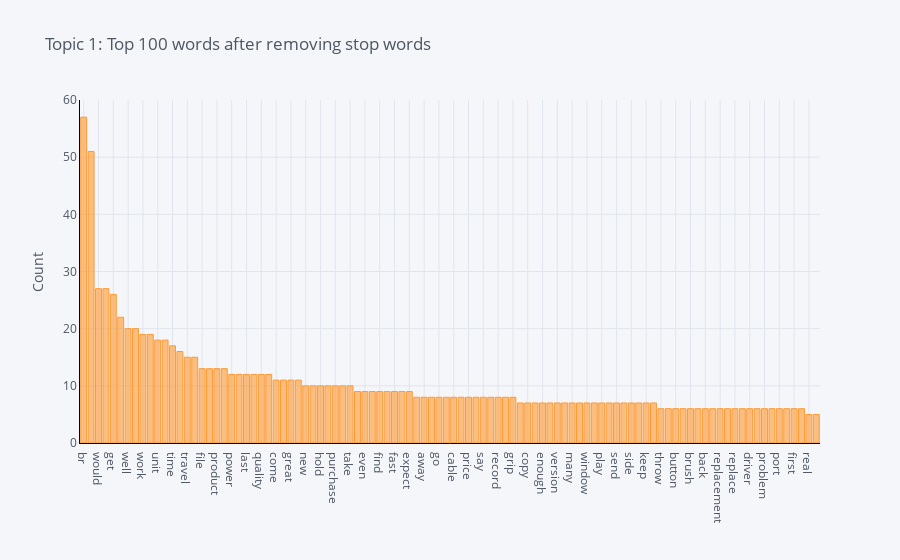

Notebook code cell kept with this figure:
### Markdown cell above
## Frequency Distribution of Topic 1

### Code cell
plot_model(lda, plot = 'frequency', topic_num = 'Topic 1')

### Figure 1 — Plotly figure (JSON) as saved in the notebook; plotly's stock layout.template omitted (floating-point values rounded to 4 significant figures)
{"data": [{"marker": {"color": "rgba(255, 153, 51, 0.6)", "line": {"color": "rgba(255, 153, 51, 1.0)", "width": 1}}, "name": "count", "orientation": "v", "text": "", "type": "bar", "x": ["br", "buy", "would", "use", "get", "plug", "well", "need", "work", "computer", "unit", "good", "time", "charge", "travel", "battery", "file", "sound", "product", "long", "power", "much", "last", "device", "quality", "also", "come", "build", "great", "year", "new", "phone", "hold", "player", "purchase", "recommend", "take", "month", "even", "fit", "find", "machine", "fast", "thank", "expect", "small", "away", "item", "go", "headphone", "cable", "hour", "price", "game", "say", "could", "record", "protect", "grip", "charger", "copy", "ear", "enough", "may", "version", "make", "many", "order", "window", "want", "play", "playback", "send", "return", "side", "turn", "keep", "still", "throw", "holder", "button", "tip", "brush", "bad", "back", "simply", "replacement", "choice", "replace", "really", "driver", "dual", "problem", "press", "port", "pack", "first", "already", "real", "far"], "y": [57, 51, 27, 27, 26, 22, 20, 20, 19, 19, 18, 18, 17, 16, 15, 15, 13, 13, 13, 13, 12, 12, 12, 12, 12, 12, 11, 11, 11, 11, 10, 10, 10, 10, 10, 10, 10, 9, 9, 9, 9, 9, 9, 9, 9, 8, 8, 8, 8, 8, 8, 8, 8, 8, 8, 8, 8, 8, 8, 7, 7, 7, 7, 7, 7, 7, 7, 7, 7, 7, 7, 7, 7, 7, 7, 7, 7, 7, 6, 6, 6, 6, 6, 6, 6, 6, 6, 6, 6, 6, 6, 6, 6, 6, 6, 6, 6, 6, 5, 5]}], "layout": {"legend": {"bgcolor": "#F5F6F9", "font": {"color": "#4D5663"}}, "paper_bgcolor": "#F5F6F9", "plot_bgcolor": "#F5F6F9", "title": {"font": {"color": "#4D5663"}, "text": "Topic 1: Top 100 words after removing stop words"}, "xaxis": {"gridcolor": "#E1E5ED", "linecolor": "black", "showgrid": true, "tickfont": {"color": "#4D5663"}, "title": {"font": {"color": "#4D5663"}, "text": ""}, "zerolinecolor": "#E1E5ED"}, "yaxis": {"gridcolor": "#E1E5ED", "linecolor": "black", "showgrid": true, "tickfont": {"color": "#4D5663"}, "title": {"font": {"color": "#4D5663"}, "text": "Count"}, "zerolinecolor": "#E1E5ED"}}}
